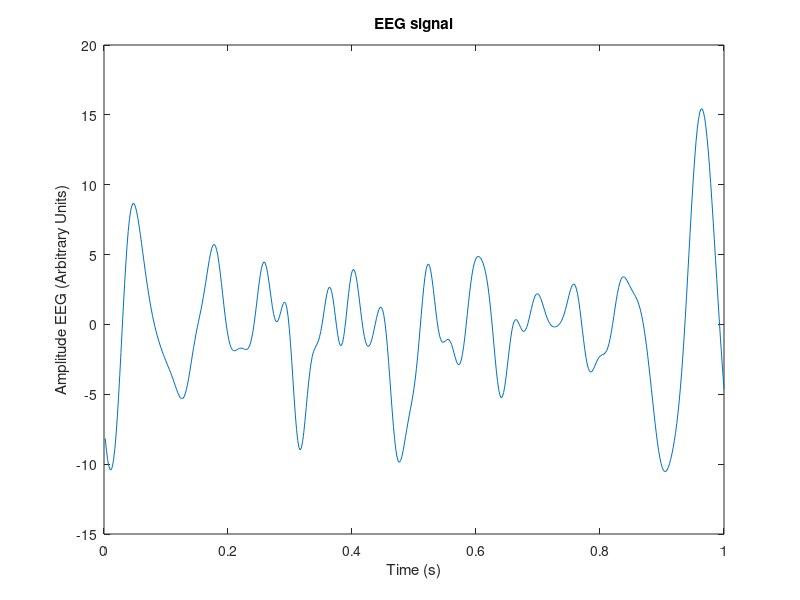
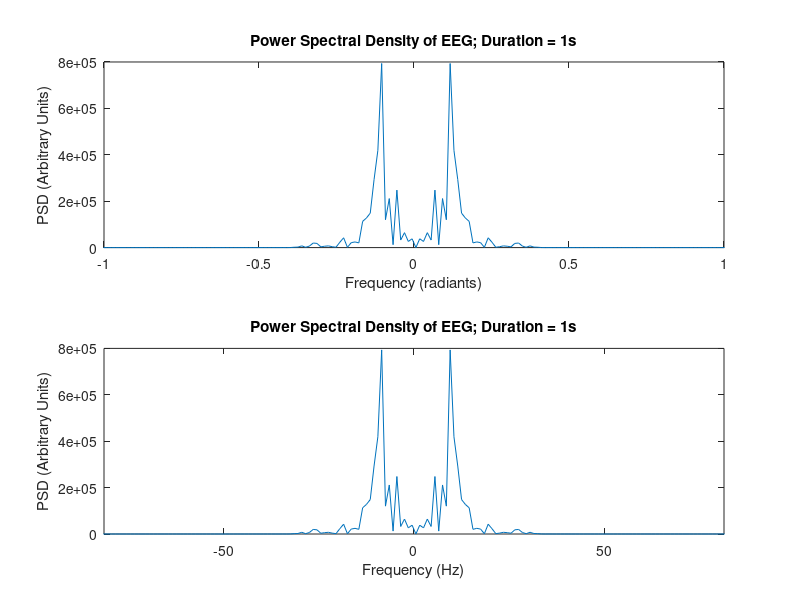

Reproduce these figures in MATLAB, in order.
% Third tutorial, Friday 27.10.2017
clear all
close all
clc
 
% Signal loading
load('EEG.mat');
 
% Sampling frequency
fsamp = 512;
 
% Select duration to analyse
Duration = 1; % Duration in seconds (max 15 seconds)
Duration = round(Duration*fsamp);
EEG = EEG(1:Duration); 
 
% Signal duration in samples
L = length(EEG);
 
% Plot the EEG signal
time_ax = [1:L]./fsamp;
figure(1)
plot(time_ax, EEG);
xlabel('Time (s)')
title(['EEG signal'])
ylabel('Amplitude EEG (Arbitrary Units)')
 
% Compute DFT of the channel with DC offset removal
X1 = fft( EEG - mean(EEG) );
 
% Compute PSD (power spectral density) of the channel
PSD1 = fftshift(abs(X1).^2);
 
% Build the frequency axis in radians
freq_a_rad = [-pi+pi/L:2*pi/L:pi-pi/L];
% Convert the frequency axis in Hz
freq_a_Hz = freq_a_rad./(2*pi).*fsamp;
 
% Plot the PSD of the channel with frequencies in radians and Hz
figure(2), subplot(2,1,1), plot(freq_a_rad,PSD1);
xlabel('Frequency (radiants)')
title(['Power Spectral Density of EEG; Duration = 1s'])
ylabel('PSD (Arbitrary Units)')
xlim([-1 1])
 
figure(2), subplot(2,1,2), plot(freq_a_Hz,PSD1);
xlabel('Frequency (Hz)')
title(['Power Spectral Density of EEG; Duration = 1s'])
ylabel('PSD (Arbitrary Units)')
xlim([(-512/(2*pi)) (512/(2*pi))])

 
%% Compute the percentage of power in different subbands
%[Here please complete with instructions for computing the relative power in the frequency bands.]
N = length(PSD1);

totsum = 0;
partialsum = 0;
k1 = find(freq_a_Hz>0.5);
k1 = k1(1)
k2 = find(freq_a_Hz<4);
k2 = k2(end)

for k = 1:N/2
    totsum = totsum + PSD1(k);
end

for k = k1:k2
    partialsum = partialsum + PSD1(k);
end

delta = partialsum*100/totsum

%% Compute the percentage of power in different subbands
%[Here please complete with instructions for computing the relative power in the frequency bands.]
N = length(PSD1);

totsum = 0;
partialsum = 0;
k1 = find(freq_a_Hz>4);
k1 = k1(1)
k2 = find(freq_a_Hz<8);
k2 = k2(end)

for k = 1:N/2
    totsum = totsum + PSD1(k);
end

for k = k1:k2
    partialsum = partialsum + PSD1(k);
end

theta = partialsum*100/totsum

%% Compute the percentage of power in different subbands
%[Here please complete with instructions for computing the relative power in the frequency bands.]
N = length(PSD1);

totsum = 0;
partialsum = 0;
k1 = find(freq_a_Hz>8);
k1 = k1(1)
k2 = find(freq_a_Hz<13);
k2 = k2(end)

for k = 1:N/2
    totsum = totsum + PSD1(k);
end

for k = k1:k2
    partialsum = partialsum + PSD1(k);
end

alpha = partialsum*100/totsum

%% Compute the percentage of power in different subbands
%[Here please complete with instructions for computing the relative power in the frequency bands.]
N = length(PSD1);

totsum = 0;
partialsum = 0;
k1 = find(freq_a_Hz>13);
k1 = k1(1)
k2 = find(freq_a_Hz<30);
k2 = k2(end)

for k = 1:N/2
    totsum = totsum + PSD1(k);
end

for k = k1:k2
    partialsum = partialsum + PSD1(k);
end

beta = partialsum*100/totsum

%% Compute the percentage of power in different subbands
%[Here please complete with instructions for computing the relative power in the frequency bands.]
N = length(PSD1);

totsum = 0;
partialsum = 0;
k1 = find(freq_a_Hz>30);
k1 = k1(1)
k2 = find(freq_a_Hz<42);
k2 = k2(end)

for k = 1:N/2
    totsum = totsum + PSD1(k);
end

for k = k1:k2
    partialsum = partialsum + PSD1(k);
end

gamma = partialsum*100/totsum




